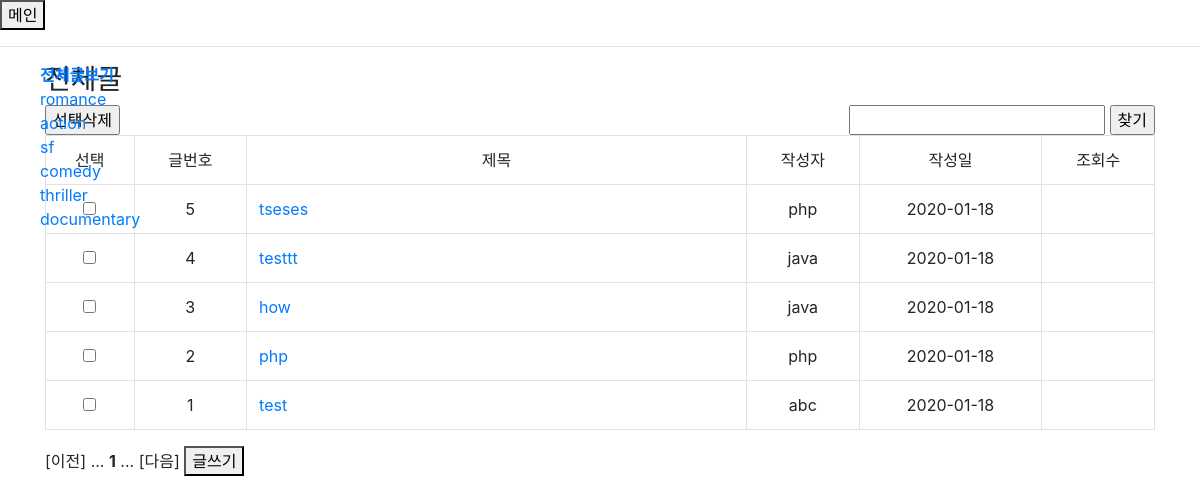
Page /list.php on the earlier database version.
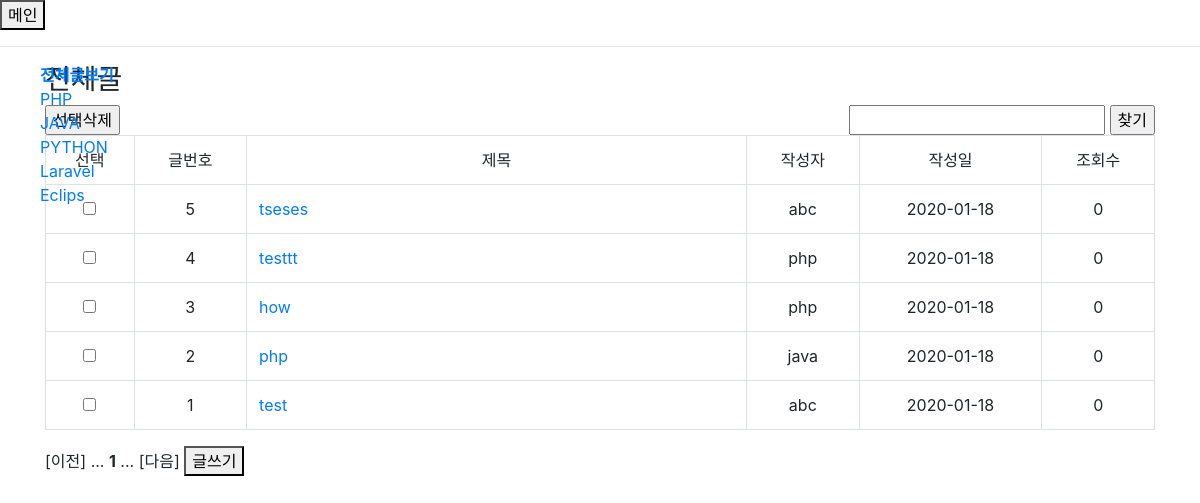
Same page on the later database version.
### tables this page shows
create table category_tb(
	category_no int primary key auto_increment,
    category_nm varchar(20) 
)default charset = utf8;

create table contents_tb(
	content_no int primary key auto_increment,
    title varchar(20) not null,
    content mediumtext,
	user_no int,
    category_no int,
    write_dt datetime,
    view_cnt int default 0,
    foreign key (user_no) references user_tb(user_no) on delete cascade,
    foreign key (category_no) references category_tb(category_no) on delete cascade
)default charset = utf8;

### list.php (the view, shortened to what this page needs)
<!DOCTYPE html>
<html>
<head>
    <link rel="stylesheet" href="css/bootstrap.css">
    <link rel="stylesheet" href="list.css">
</head>
<body>
<header>
    <button id="main" onclick="location.href='main.php'">메인</button>
</header>
<hr>
<div class='category'>
<ul>
    <a href="list.php?category=0"><li><b>전체글보기</b></li></a>
    <?php
    $pdo = DB_conn();
    try
    {   $query = "SELECT * from category_tb";
        $stmh = $pdo->prepare($query);
        $stmh->execute();
    }
    catch(PDOException $e){ print 'err: '.$e->getMessage(); }
    while($row=$stmh->fetch(PDO::FETCH_ASSOC))
    {   $cg_no = $row['category_no'];
        $cg_nm = $row['category_nm'];
        print "<a href='list.php?category=$cg_no'><li>$cg_nm</li></a>";
    }
    ?>
</ul>
</div>
<div class="container">
<h3>전체글</h1>
<div class="search">
    <form action="list.php" method="get" autocomplete="off">
        <input type="text" name="search">
        <input type="submit" value="찾기">
    </form>
</div>
<?php
try
{   $query = "SELECT is_admin from user_tb where id='$id'";
    $stmh = $pdo->prepare($query);
    $stmh->execute();
}
catch(PDOException $e){print 'err: '.$e->getMessage();}
$row = $stmh->fetch(PDO::FETCH_ASSOC);
$power = $row['is_admin'];
if($power==0)
{?>
    <form action="delete.php" method="POST" class="select">
        <input type="submit" value="선택삭제">
<?php
}
$category = 0;
$category_nm = '';
try
{
    if(isset($_GET['search']) && $category==0)
    {   $key = $_GET['search'];
        $query = "SELECT count(content_no) as total FROM list_view where title like '%$key%'";
        $stmh=$pdo->prepare($query);
        $stmh->execute();
    }
    elseif(isset($_GET['search']) && $category>0)
    {   $key = $_GET['search'];
        $query = "SELECT count(content_no) as total FROM list_view where title like '%$key%' and category_no=$category";
        $stmh=$pdo->prepare($query);
        $stmh->execute();
    }
    elseif($category>0)
    {   $query = "SELECT count(content_no) as total FROM list_view where category_no=$category";
        $stmh=$pdo->prepare($query);
        $stmh->execute();
    }
    else
    {   $query = "SELECT count(content_no) as total FROM list_view";
        $stmh=$pdo->prepare($query);
        $stmh->execute();
    }
}
catch(PDOException $e)
{   print 'err: '. $e->getMessage();   }
$row=$stmh->fetch(PDO::FETCH_ASSOC);
$total = $row['total'];
$page_set = 15;
$block_set = 5;
$total_page = ceil ($total / $page_set);
$total_block = ceil ($total_page / $block_set);
$page = 1;
$block = ceil ($page / $block_set);
$limit_idx = ($page - 1) * $page_set;
try
{
    if(isset($key) && $category==0)
    {   $query = "SELECT * from list_view where title like '%$key%' order by content_no desc limit $limit_idx, $page_set";
        $stmh=$pdo->prepare($query);
        $stmh->execute();
        print $key . ' 검색결과';
    }
    else
    if(isset($key) && $category>0)
    {   $query = "SELECT * from list_view where title like '%$key%' and category_no=$category order by content_no desc limit $limit_idx, $page_set";
        $stmh=$pdo->prepare($query);
        $stmh->execute();
        print $key . ' 검색결과';
        ?>
        <script>// 카테고리 이름으로 게시판 이름 변경
            $(document).ready(function(){
                $("h3").text("<?= $category_nm ?>");
            });
        </script>
        <?php
    }
    else
    if($category>0)
    {   $query = "SELECT * from list_view where category_no=$category order by content_no desc limit $limit_idx, $page_set";
        $stmh=$pdo->prepare($query);
        $stmh->execute();
        ?>
        <script>// 카테고리 이름으로 게시판 이름 변경
            $(document).ready(function(){
                $("h3").text("<?= $category_nm ?>");
            });
        </script>
        <?php
    }
    else
    {   $query = "SELECT * from list_view order by content_no desc limit $limit_idx, $page_set";
        $stmh=$pdo->prepare($query);
        $stmh->execute();
    }
}
catch(PDOException $e)
{   print 'err: '. $e->getMessage();   }
if($power==0)
{?>
    <table border=1 class='table table-bordered'>
        <tr align="center">
            <td>선택</td><td>글번호</td><td>제목</td><td>작성자</td><td>작성일</td><td>조회수</td>
        </tr>
    <?php
    while($row=$stmh->fetch(PDO::FETCH_ASSOC))
    {   print "<tr>";
        print "<td align=center><input type='checkbox' name='check[]' value='".$row['content_no']."'></td>";
        print "<td align=center>" . $row['content_no'] . "</td>";
        print "<td width=500px><a href='show.php?content_no=". $row['content_no'] ."'>" . $row['title'] . "</a></td>";
        print "<td align=center>".$row['id']."</td>";
        $date = $row['write_dt'];
        $dateVal = substr($date,0,10);
        print "<td align=center>".$dateVal."</td>";
        print "<td align=center>".$row['view_cnt']."</td>";
        print "</tr>";
    }
}
else
{?>
    <table border=1 class='table table-bordered'>
        <tr align="center">
            <td>글번호</td><td>제목</td><td>작성자</td><td>작성일</td><td>조회수</td>
        </tr>
    <?php
    while($row=$stmh->fetch(PDO::FETCH_ASSOC))
    {   print "<tr>";
        print "<td align=center>" . $row['content_no'] . "</td>";
        print "<td width=500px><a href='show.php?content_no=". $row['content_no'] ."'>" . $row['title'] . "</a></td>";
        print "<td align=center>".$row['id']."</td>";
        $date = $row['write_dt'];
        $dateVal = substr($date,0,10);
        print "<td align=center>".$dateVal."</td>";
        print "<td align=center>".$row['view_cnt']."</td>";
        print "</tr>";
    }
}
?>
</table>
</form>
<span class="paging">
<?php
$first_page = (($block - 1) * $block_set) + 1;
$last_page = min ($total_page, $block * $block_set);
$prev_page = $page - 1;
$next_page = $page + 1;
$prev_block = $block - 1;
$next_block = $block + 1;
$prev_block_page = $prev_block * $block_set;
$next_block_page = $next_block * $block_set - ($block_set - 1);
if(isset($key))
{   print ($prev_page > 0) ? "<a href='".$_SERVER['PHP_SELF']."?search=$key&category=$category&page=$prev_page'>[이전]</a> " : "[이전] ";
    print ($prev_block > 0) ? "<a href='".$_SERVER['PHP_SELF']."?search=$key&category=$category&page=$prev_block_page'>...</a> " : "... ";
}
else
{   print ($prev_page > 0) ? "<a href='".$_SERVER['PHP_SELF']."?category=$category&page=$prev_page'>[이전]</a> " : "[이전] ";
    print ($prev_block > 0) ? "<a href='".$_SERVER['PHP_SELF']."?category=$category&page=$prev_block_page'>...</a> " : "... ";}
for ($i=$first_page; $i<=$last_page; $i++)
{   if(isset($key))
    {   print ($i != $page) ? "<a href='".$_SERVER['PHP_SELF']."?search=$key&category=$category&page=$i'>$i</a> " : "<b>$i</b> ";   }
    else
    {   print ($i != $page) ? "<a href='".$_SERVER['PHP_SELF']."?category=$category&page=$i'>$i</a> " : "<b>$i</b> ";}
}
if(isset($key))
{   print ($next_block <= $total_block) ? "<a href='".$_SERVER['PHP_SELF']."?search=$key&category=$category&page=$next_block_page'>...</a> " : "... ";
    print ($next_page <= $total_page) ? "<a href='".$_SERVER['PHP_SELF']."?search=$key&category=$category&page=$next_page'>[다음]</a>" : "[다음]";
}
else
{   print ($next_block <= $total_block) ? "<a href='".$_SERVER['PHP_SELF']."?category=$category&page=$next_block_page'>...</a> " : "... ";
    print ($next_page <= $total_page) ? "<a href='".$_SERVER['PHP_SELF']."?category=$category&page=$next_page'>[다음]</a>" : "[다음]";
}
?>
</span>
<button onclick="location.href='insert.php'">글쓰기</button>
</div>
</body>
</html>

### list.css (style rules this page uses)
ul { list-style: none; }
a:link { text-decoration: none; }

### list.php (style rules this page uses)
.search { float: right; }
.category { position: absolute; }

Differences in the rows shown:
removed category_tb: category_nm "documentary"
changed category_tb: category_nm "romance" → "PHP"
changed category_tb: category_nm "action" → "JAVA"
changed category_tb: category_nm "sf" → "PYTHON"
changed category_tb: category_nm "comedy" → "Laravel"
changed category_tb: category_nm "thriller" → "Eclips"
changed contents_tb "tseses": id "php" → "abc"; view_cnt (not shown) → "0"
changed contents_tb "testtt": id "java" → "php"; view_cnt (not shown) → "0"
changed contents_tb "how": id "java" → "php"; view_cnt (not shown) → "0"
changed contents_tb "php": id "php" → "java"; view_cnt (not shown) → "0"
changed contents_tb "test": view_cnt (not shown) → "0"
